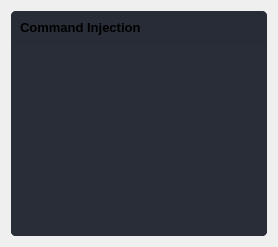
               <widget class="QWidget" name="page_6">
                <layout class="QHBoxLayout" name="horizontalLayout_17">
                 <item>
                  <widget class="QFrame" name="frame_div_content_7">
                   <property name="minimumSize">
                    <size>
                     <width>0</width>
                     <height>0</height>
                    </size>
                   </property>
                   <property name="maximumSize">
                    <size>
                     <width>16777215</width>
                     <height>16777215</height>
                    </size>
                   </property>
                   <property name="styleSheet">
                    <string notr="true">background-color: rgb(41, 45, 56);
border-radius: 5px;
</string>
                   </property>
                   <property name="frameShape">
                    <enum>QFrame::NoFrame</enum>
                   </property>
                   <property name="frameShadow">
                    <enum>QFrame::Raised</enum>
                   </property>
                   <layout class="QVBoxLayout" name="verticalLayout_20">
                    <property name="spacing">
                     <number>0</number>
                    </property>
                    <property name="leftMargin">
                     <number>0</number>
                    </property>
                    <property name="topMargin">
                     <number>0</number>
                    </property>
                    <property name="rightMargin">
                     <number>0</number>
                    </property>
                    <property name="bottomMargin">
                     <number>0</number>
                    </property>
                    <item>
                     <widget class="QFrame" name="frame_title_wid_7">
                      <property name="maximumSize">
                       <size>
                        <width>16777215</width>
                        <height>35</height>
                       </size>
                      </property>
                      <property name="styleSheet">
                       <string notr="true">background-color: rgb(39, 44, 54);</string>
                      </property>
                      <property name="frameShape">
                       <enum>QFrame::StyledPanel</enum>
                      </property>
                      <property name="frameShadow">
                       <enum>QFrame::Raised</enum>
                      </property>
                      <layout class="QVBoxLayout" name="verticalLayout_21">
                       <item>
                        <widget class="QLabel" name="labelBoxBlenderInstalation_7">
                         <property name="font">
                          <font>
                           <family>Segoe UI</family>
                           <pointsize>10</pointsize>
                           <weight>75</weight>
                           <bold>true</bold>
                          </font>
                         </property>
                         <property name="styleSheet">
                          <string notr="true"/>
                         </property>
                         <property name="text">
                          <string>Command Injection</string>
                         </property>
                        </widget>
                       </item>
                      </layout>
                     </widget>
                    </item>
                    <item>
                     <widget class="QFrame" name="frame_content_wid_7">
                      <property name="frameShape">
                       <enum>QFrame::NoFrame</enum>
                      </property>
                      <property name="frameShadow">
                       <enum>QFrame::Raised</enum>
                      </property>
                      <layout class="QHBoxLayout" name="horizontalLayout_16">
                       <property name="leftMargin">
                        <number>0</number>
                       </property>
                       <property name="topMargin">
                        <number>0</number>
                       </property>
                       <property name="rightMargin">
                        <number>0</number>
                       </property>
                       <property name="bottomMargin">
                        <number>0</number>
                       </property>
                       <item>
                        <widget class="QPlainTextEdit" name="plainTextEdit_command_injection_log">
                         <property name="readOnly">
                          <bool>true</bool>
                         </property>
                        </widget>
                       </item>
                      </layout>
                     </widget>
                    </item>
                   </layout>
                  </widget>
                 </item>
                </layout>
               </widget>
